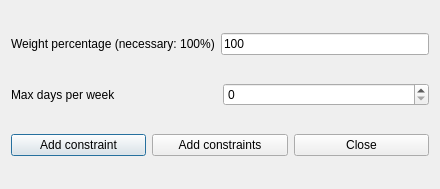
<?xml version="1.0" encoding="UTF-8"?>
<ui version="4.0">
 <class>AddConstraintTeachersMaxDaysPerWeekForm_template</class>
 <widget class="QDialog" name="AddConstraintTeachersMaxDaysPerWeekForm_template">
  <property name="geometry">
   <rect>
    <x>0</x>
    <y>0</y>
    <width>440</width>
    <height>189</height>
   </rect>
  </property>
  <property name="windowTitle">
   <string extracomment="This is the title of the dialog to add a new constraint of this type">Add teachers max days per week</string>
  </property>
  <layout class="QGridLayout" name="gridLayout">
   <item row="0" column="0">
    <layout class="QHBoxLayout" name="horizontalLayout">
     <item>
      <widget class="QLabel" name="weightTextLabel">
       <property name="frameShape">
        <enum>QFrame::NoFrame</enum>
       </property>
       <property name="frameShadow">
        <enum>QFrame::Plain</enum>
       </property>
       <property name="text">
        <string>Weight percentage (necessary: 100%)</string>
       </property>
       <property name="wordWrap">
        <bool>false</bool>
       </property>
      </widget>
     </item>
     <item>
      <widget class="QLineEdit" name="weightLineEdit">
       <property name="text">
        <string notr="true">100</string>
       </property>
      </widget>
     </item>
    </layout>
   </item>
   <item row="1" column="0">
    <layout class="QHBoxLayout" name="horizontalLayout_2">
     <item>
      <widget class="QLabel" name="maxDaysTextLabel">
       <property name="frameShape">
        <enum>QFrame::NoFrame</enum>
       </property>
       <property name="frameShadow">
        <enum>QFrame::Plain</enum>
       </property>
       <property name="text">
        <string>Max days per week</string>
       </property>
       <property name="wordWrap">
        <bool>false</bool>
       </property>
      </widget>
     </item>
     <item>
      <widget class="QSpinBox" name="maxDaysSpinBox"/>
     </item>
    </layout>
   </item>
   <item row="2" column="0">
    <layout class="QHBoxLayout" name="horizontalLayout_3">
     <item>
      <widget class="QPushButton" name="addConstraintPushButton">
       <property name="text">
        <string>Add constraint</string>
       </property>
      </widget>
     </item>
     <item>
      <widget class="QPushButton" name="addConstraintsPushButton">
       <property name="text">
        <string>Add constraints</string>
       </property>
      </widget>
     </item>
     <item>
      <widget class="QPushButton" name="closePushButton">
       <property name="text">
        <string>Close</string>
       </property>
      </widget>
     </item>
    </layout>
   </item>
  </layout>
 </widget>
 <layoutdefault spacing="6" margin="11"/>
 <resources/>
 <connections/>
</ui>
